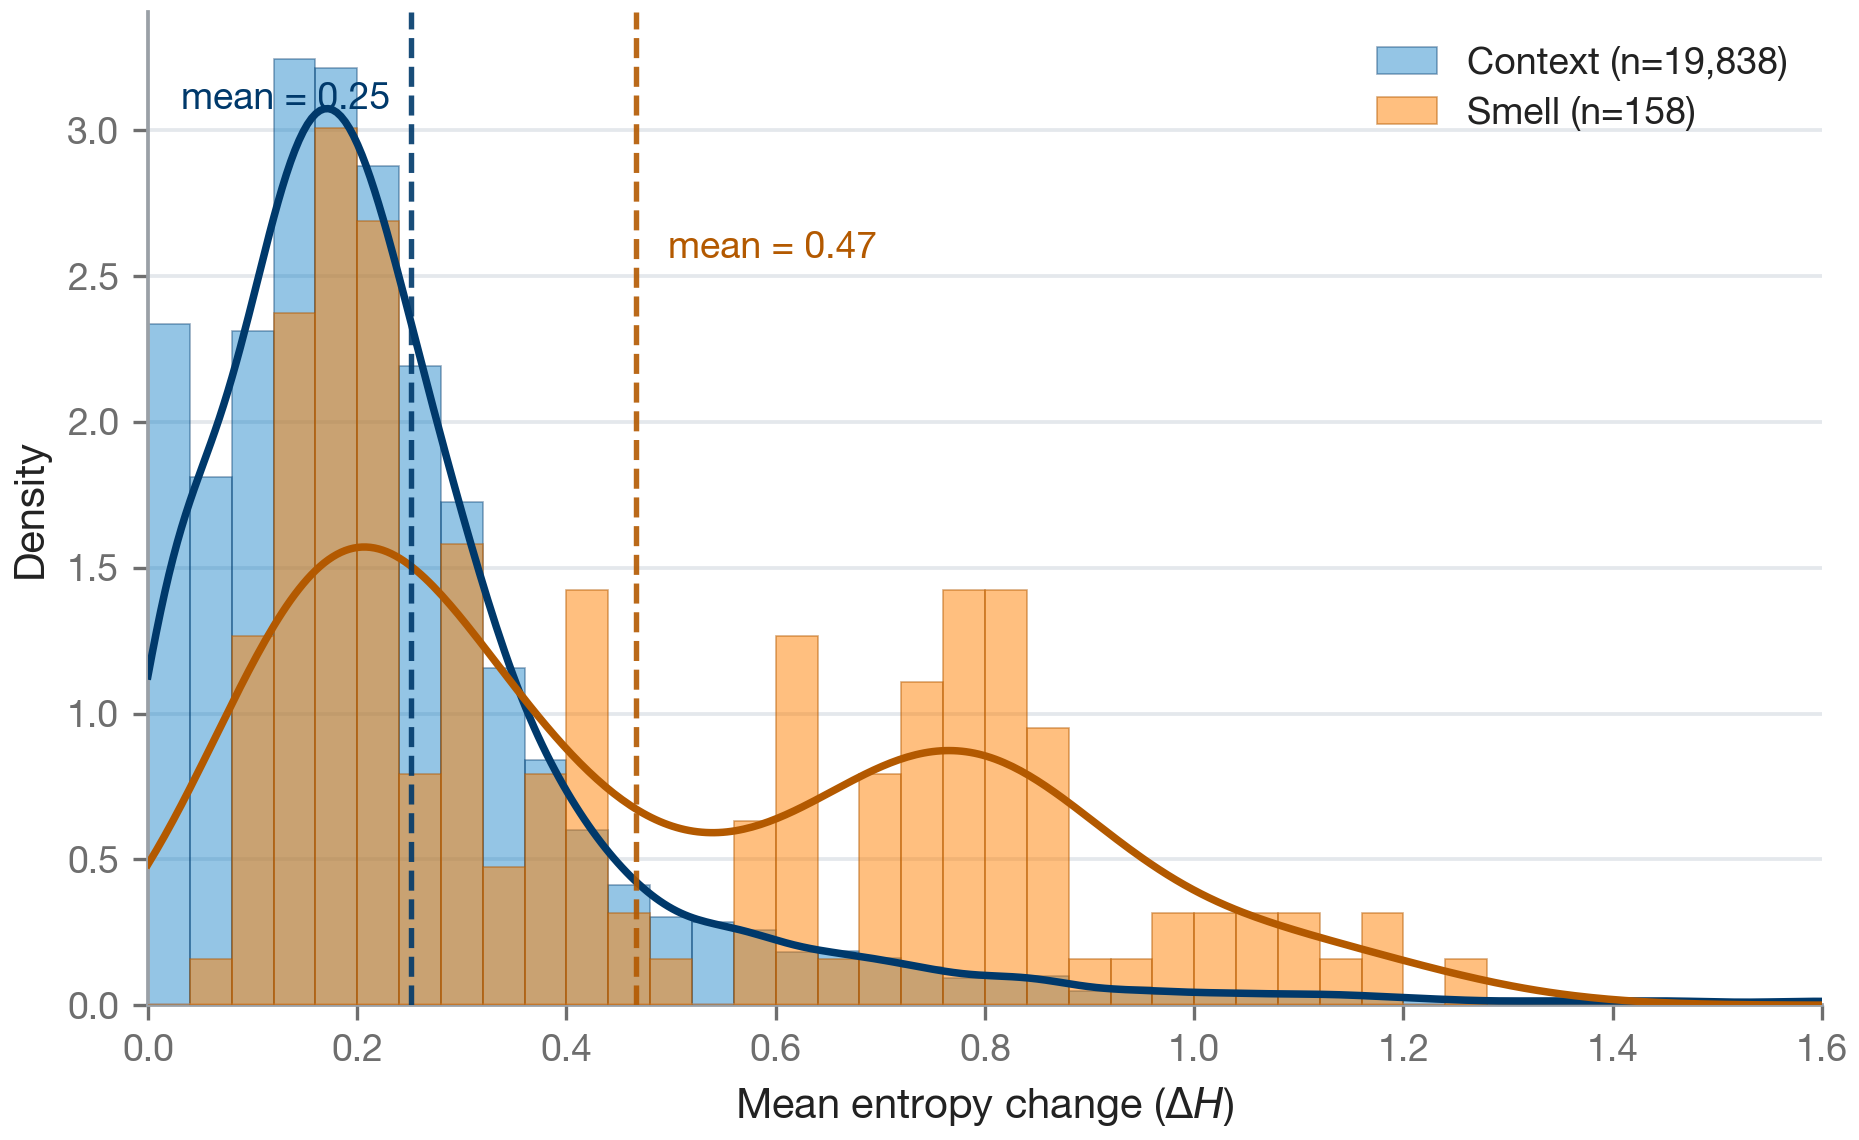

The script that saved this image:
"""
Fig 12 — Distribution of mean entropy change (Delta-H) across the denoising
trajectory for smell tokens (n=158) vs context tokens (n=19,838).

Overlaid density histograms + KDE, blue=context, orange=smell, with vertical
dashed lines at each group's mean.

Data: results/abc_exp/abc/token_ranking_20260312_230225.csv
  column  mean_entropy_change  -> per-token mean entropy change across denoising
  flag    is_smell_token       -> True = smell token, False = context token
"""
import sys
sys.path.insert(0, "/Users/davidhuang/Desktop/CoRefusion/figures/rebuilt")
from corefusion_style import (BLUE, ORANGE, INK, GRAY, GRID,
    BLUE_DARK, BLUE_MID, BLUE_LIGHT, BLUE_PALE,
    ORANGE_DARK, ORANGE_MID, ORANGE_LIGHT, ORANGE_PALE,
    apply_style, blue_ramp, orange_ramp, savefig, lighten, CMAP_DIV)
apply_style()

import numpy as np
import pandas as pd
import matplotlib.pyplot as plt
from scipy.stats import gaussian_kde

CSV = "/Users/davidhuang/Desktop/CoRefusion/results/abc_exp/abc/token_ranking_20260312_230225.csv"
df = pd.read_csv(CSV)

smell   = df.loc[df["is_smell_token"] == True,  "mean_entropy_change"].to_numpy()
context = df.loc[df["is_smell_token"] == False, "mean_entropy_change"].to_numpy()
n_smell, n_context = len(smell), len(context)
print(f"smell n={n_smell}  context n={n_context}")

# clip x range for visibility (context has a long thin tail up to ~8)
XMAX = 1.6
bins = np.linspace(0.0, XMAX, 41)

fig, ax = plt.subplots(figsize=(7.2, 4.3))

# --- overlaid density histograms -----------------------------------------
ax.hist(context, bins=bins, density=True, color=BLUE, alpha=0.42,
        edgecolor=BLUE_DARK, linewidth=0.4, label=f"Context (n={n_context:,})", zorder=2)
ax.hist(smell, bins=bins, density=True, color=ORANGE, alpha=0.50,
        edgecolor=ORANGE_DARK, linewidth=0.4, label=f"Smell (n={n_smell})", zorder=3)

# --- smooth KDE overlays --------------------------------------------------
xs = np.linspace(0.0, XMAX, 400)
kde_ctx   = gaussian_kde(context)
kde_smell = gaussian_kde(smell)
ax.plot(xs, kde_ctx(xs),   color=BLUE_DARK,   lw=1.8, zorder=4)
ax.plot(xs, kde_smell(xs), color=ORANGE_DARK, lw=1.8, zorder=5)

# --- mean lines -----------------------------------------------------------
m_ctx, m_smell = context.mean(), smell.mean()
ymax = ax.get_ylim()[1]
ax.axvline(m_ctx,   color=BLUE_DARK,   ls="--", lw=1.3, alpha=0.9, zorder=6)
ax.axvline(m_smell, color=ORANGE_DARK, ls="--", lw=1.3, alpha=0.9, zorder=6)
ax.annotate(f"mean = {m_ctx:.2f}", xy=(m_ctx, ymax * 0.93),
            xytext=(m_ctx - 0.02, ymax * 0.93), ha="right", va="top",
            color=BLUE_DARK, fontsize=9)
ax.annotate(f"mean = {m_smell:.2f}", xy=(m_smell, ymax * 0.78),
            xytext=(m_smell + 0.03, ymax * 0.78), ha="left", va="top",
            color=ORANGE_DARK, fontsize=9)

# --- cosmetics ------------------------------------------------------------
ax.set_xlabel(r"Mean entropy change ($\Delta H$)")
ax.set_ylabel("Density")
ax.set_xlim(0.0, XMAX)
ax.set_ylim(0, ymax)
ax.legend(loc="upper right", frameon=False)

savefig(fig, "fig12_entropy_change")
